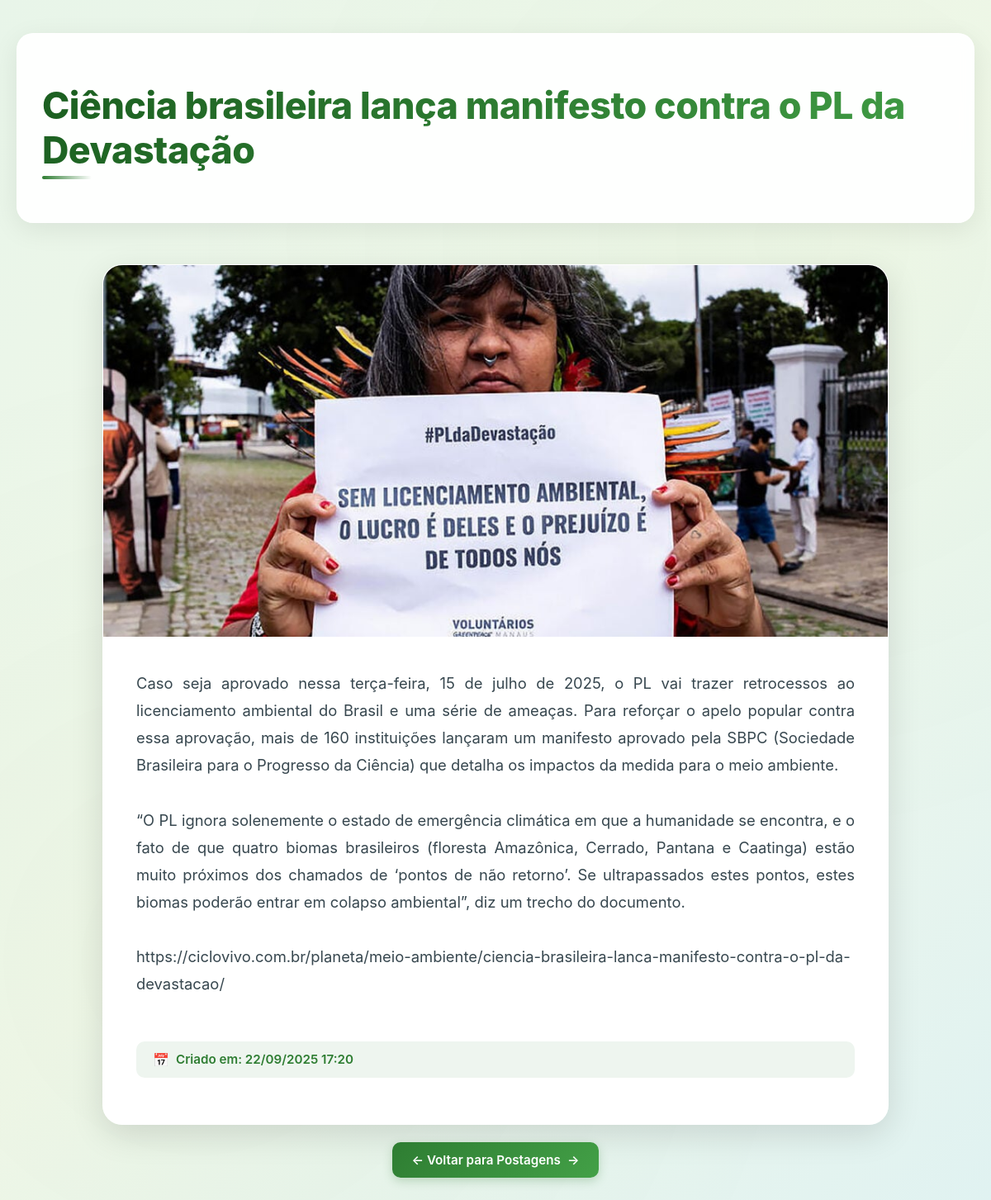
The app's page /post/2/ with its own data.
### comunicacao/models.py (models this page shows, shortened)
class Post(models.Model):
    titulo = models.CharField(max_length=200)
    conteudo = models.TextField()
    imagem = models.ImageField(upload_to="posts/imagens/", blank=True, null=True)
    video = models.FileField(upload_to="posts/videos/", blank=True, null=True)
    video_url = models.URLField(blank=True, null=True)
    publicado_em = models.DateTimeField(auto_now_add=True)

### dashboard/views.py (the view)
# urls.py: path('post/<int:pk>/', views.post_detail, name='post_detail'),
def post_detail(request, pk):
    post = get_object_or_404(Post, pk=pk)
    return render(request, 'dashboard/post_detail.html', {'post': post})

### dashboard/templates/dashboard/post_detail.html (shortened to what this page needs)
{% load static %}
<!DOCTYPE html>
<html lang="pt-BR">
<head>
    <link rel="stylesheet" href="{% static 'css/estilos_post.css' %}">
</head>
<body>
    <div class="container-postagens">
        <header class="header-posts">
            <h1>{{ post.titulo }}</h1>
        </header>
        <main>
            <div class="post-card post-detail-card">
                {% if post.imagem %}
                    <div class="post-image">
                        <img src="{{ post.imagem.url }}" alt="{{ post.titulo }}">
                    </div>
                {% endif %}
                <div class="post-content">
                    <p>{{ post.conteudo|linebreaksbr }}</p>
                    <small>Criado em: {{ post.publicado_em|date:"d/m/Y H:i" }}</small>
                </div>
            </div>
            <div style="text-align:center; margin-top:1.5rem;">
                <a href="{% url 'lista_postagens' %}" class="btn-detalhes">← Voltar para Postagens</a>
            </div>
        </main>
    </div>
</body>
</html>

### dashboard/static/css/estilos_post.css (style rules this page uses)
body { margin: 0; padding: 0; font-family: 'Inter', 'Segoe UI', Tahoma, Geneva, Verdana, sans-serif; background: linear-gradient(135deg, #e8f5e9 0%, #f1f8e9 50%, #e0f2f1 100%); background-attachment: fixed; color: #2c3e50; position: relative; }
body::before { content: ''; position: fixed; top: 0; left: 0; width: 100%; height: 100%; background-image: radial-gradient(circle at 20% 80%, rgba(46, 125, 50, 0.03) 0%, transparent 50%), radial-gradient(circle at 80% 20%, rgba(76, 175, 80, 0.03) 0%, transparent 50%); pointer-events: none; z-index: 0; }
.container-postagens { max-width: 1400px; margin: 0 auto; padding: 40px 20px; position: relative; z-index: 1; }
header { display: flex; flex-wrap: wrap; justify-content: space-between; align-items: center; margin-bottom: 50px; padding: 30px; background: rgba(255, 255, 255, 0.95); backdrop-filter: blur(10px); border-radius: 20px; box-shadow: 0 8px 32px rgba(0, 0, 0, 0.08); border: 1px solid rgba(255, 255, 255, 0.6); }
header h1 { font-size: 2.8rem; background: linear-gradient(135deg, #1b5e20, #2e7d32, #43a047); -webkit-background-clip: text; -webkit-text-fill-color: transparent; background-clip: text; font-weight: 800; letter-spacing: -0.5px; position: relative; display: inline-block; }
header h1::after { content: ''; position: absolute; bottom: -8px; left: 0; width: 60px; height: 4px; background: linear-gradient(90deg, #2e7d32, transparent); border-radius: 2px; }
.post-card { background: rgba(255, 255, 255, 0.98); backdrop-filter: blur(10px); border-radius: 20px; overflow: hidden; box-shadow: 0 8px 24px rgba(0, 0, 0, 0.06); transition: all 0.4s cubic-bezier(0.4, 0, 0.2, 1); border: 1px solid rgba(255, 255, 255, 0.8); position: relative; }
.post-card::before { content: ''; position: absolute; top: 0; left: 0; right: 0; height: 4px; background: linear-gradient(90deg, #2e7d32, #43a047, #66bb6a); opacity: 0; transition: opacity 0.3s ease; }
.post-image { position: relative; overflow: hidden; height: 240px; }
.post-image img { width: 100%; height: 100%; object-fit: cover; display: block; transition: all 0.4s cubic-bezier(0.4, 0, 0.2, 1); }
.post-image::after { content: ''; position: absolute; bottom: 0; left: 0; right: 0; height: 50%; background: linear-gradient(to top, rgba(0, 0, 0, 0.3), transparent); opacity: 0; transition: opacity 0.3s ease; }
.post-content { padding: 25px; display: flex; flex-direction: column; gap: 8px; }
.post-content p { font-size: 1rem; color: #546e7a; line-height: 1.7; margin: 0 0 12px 0; display: -webkit-box; -webkit-box-orient: vertical; overflow: hidden; }
.post-content small { font-size: 0.85rem; color: #90a4ae; margin: 0 0 16px 0; font-weight: 500; display: flex; align-items: center; gap: 6px; }
.post-content small::before { content: '📅'; font-size: 1rem; }
.btn-detalhes { text-decoration: none; background: linear-gradient(135deg, #2e7d32, #43a047); color: #fff; padding: 12px 24px; border-radius: 10px; font-size: 0.95rem; font-weight: 600; transition: all 0.3s ease; align-self: flex-start; box-shadow: 0 4px 12px rgba(46, 125, 50, 0.25); position: relative; overflow: hidden; }
.btn-detalhes::after { content: '→'; margin-left: 8px; transition: transform 0.3s ease; display: inline-block; }
.post-detail-card { max-width: 950px; margin: 2rem auto; background: rgba(255, 255, 255, 0.98); backdrop-filter: blur(10px); border-radius: 24px; box-shadow: 0 12px 40px rgba(0, 0, 0, 0.12); overflow: hidden; transition: all 0.4s ease; border: 1px solid rgba(255, 255, 255, 0.8); }
.post-detail-card::before { content: ''; position: absolute; top: 0; left: 0; right: 0; height: 5px; background: linear-gradient(90deg, #1b5e20, #2e7d32, #43a047, #66bb6a); }
.post-detail-card .post-image { height: 450px; }
.post-detail-card .post-content { padding: 40px; }
.post-detail-card .post-content p { font-size: 1.15rem; line-height: 1.8; color: #37474f; margin-bottom: 20px; text-align: justify; }
.post-detail-card .post-content small { display: flex; align-items: center; gap: 8px; margin-top: 1.5rem; padding: 12px 20px; background: rgba(46, 125, 50, 0.08); border-radius: 10px; color: #2e7d32; font-weight: 600; font-size: 0.95rem; }
.post-card { animation: fadeInUp 0.6s ease-out backwards; }
.post-card:nth-child(1) { animation-delay: 0.1s; }

### records on screen
Post: titulo "Ciência brasileira lança manifesto contra o PL da Devastação", imagem (picture), conteudo "Caso seja aprovado nessa terça-feira, 15 de julho de 2025, o PL vai trazer retrocessos ao licenciamento ambiental do Brasil e uma série de ameaças. Para reforçar o apelo popular contra essa aprovação, mais de 160 instituições lançaram um manifesto aprovado pela SBPC (Sociedade Brasileira para o Progresso da Ciência) que detalha os impactos da medida para o meio ambiente. “O PL ignora solenemente o estado de emergência climática em que a humanidade se encontra, e o fato de que quatro biomas brasileiros (floresta Amazônica, Cerrado, Pantana e Caatinga) estão muito próximos dos chamados de ‘pontos de não retorno’. Se ultrapassados estes pontos, estes biomas poderão entrar em colapso…", publicado_em "22/09/2025 17:20"
